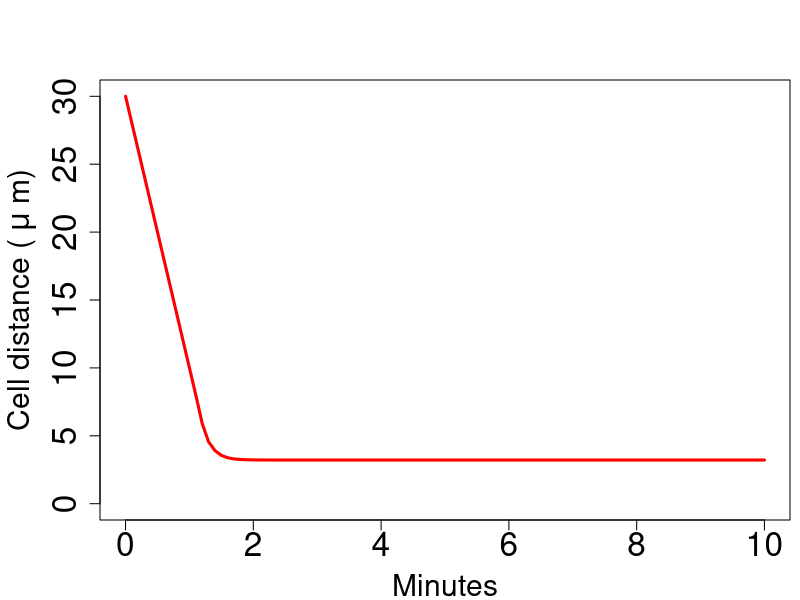

Source code (R):
x1<-c(0,0.1,0.2,0.3,0.4,0.5,0.6,0.7,0.8,0.9,1,1.1005,1.20487,1.27238,1.30466,1.32207,1.3309,1.33522,1.33729,1.33828,1.33875,1.33897,1.33907,1.33912,1.33914,1.33916,1.33916,1.33916,1.33916,1.33916,1.33916,1.33916,1.33916,1.33916,1.33916,1.33916,1.33916,1.33916,1.33916,1.33916,1.33916,1.33916,1.33916,1.33916,1.33916,1.33916,1.33916,1.33916,1.33916,1.33916,1.33916,1.33916,1.33916,1.33916,1.33916,1.33916,1.33916,1.33916,1.33916,1.33916,1.33916,1.33916,1.33916,1.33916,1.33916,1.33916,1.33916,1.33916,1.33916,1.33916,1.33916,1.33916,1.33916,1.33916,1.33916,1.33916,1.33916,1.33916,1.33916,1.33916,1.33916,1.33916,1.33916,1.33916,1.33916,1.33916,1.33916,1.33916,1.33916,1.33916,1.33916,1.33916,1.33916,1.33916,1.33916,1.33916,1.33916,1.33916,1.33916,1.33916,1.33916);
x2<-c(3,2.9,2.8,2.7,2.6,2.5,2.4,2.3,2.2,2.1,2,1.8995,1.79513,1.72762,1.69534,1.67793,1.6691,1.66478,1.66271,1.66172,1.66125,1.66103,1.66093,1.66088,1.66086,1.66084,1.66084,1.66084,1.66084,1.66084,1.66084,1.66084,1.66084,1.66084,1.66084,1.66084,1.66084,1.66084,1.66084,1.66084,1.66084,1.66084,1.66084,1.66084,1.66084,1.66084,1.66084,1.66084,1.66084,1.66084,1.66084,1.66084,1.66084,1.66084,1.66084,1.66084,1.66084,1.66084,1.66084,1.66084,1.66084,1.66084,1.66084,1.66084,1.66084,1.66084,1.66084,1.66084,1.66084,1.66084,1.66084,1.66084,1.66084,1.66084,1.66084,1.66084,1.66084,1.66084,1.66084,1.66084,1.66084,1.66084,1.66084,1.66084,1.66084,1.66084,1.66084,1.66084,1.66084,1.66084,1.66084,1.66084,1.66084,1.66084,1.66084,1.66084,1.66084,1.66084,1.66084,1.66084,1.66084);
time<-seq(0,10,by=0.1)
n=length(time)
dis<-NULL
for (i in 1:n)
{
	d = 10*(x2[i]-x1[i])
	dis<-c(dis,d)
}

par(mar=c(4,5,4,0.5),xpd=TRUE)
plot(time,dis,type="n",
xlim=c(0,10),ylim=c(0,30),
xlab="Minutes",ylab=expression("Cell distance ("~mu~"m)"),
cex.lab=1.8,cex.axis=2)
lines(time,dis,col="red",lwd=3)
